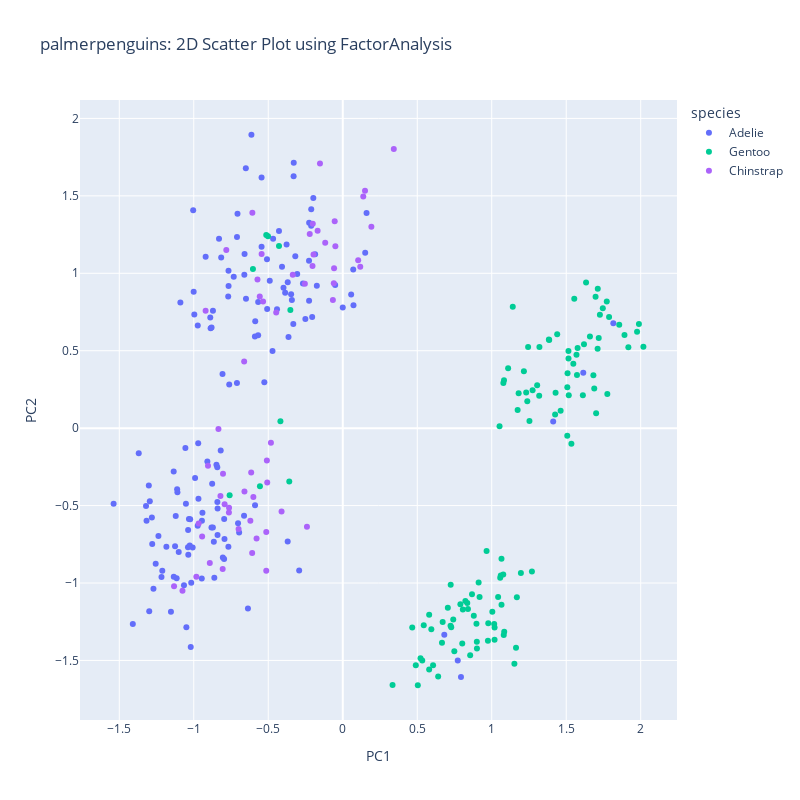
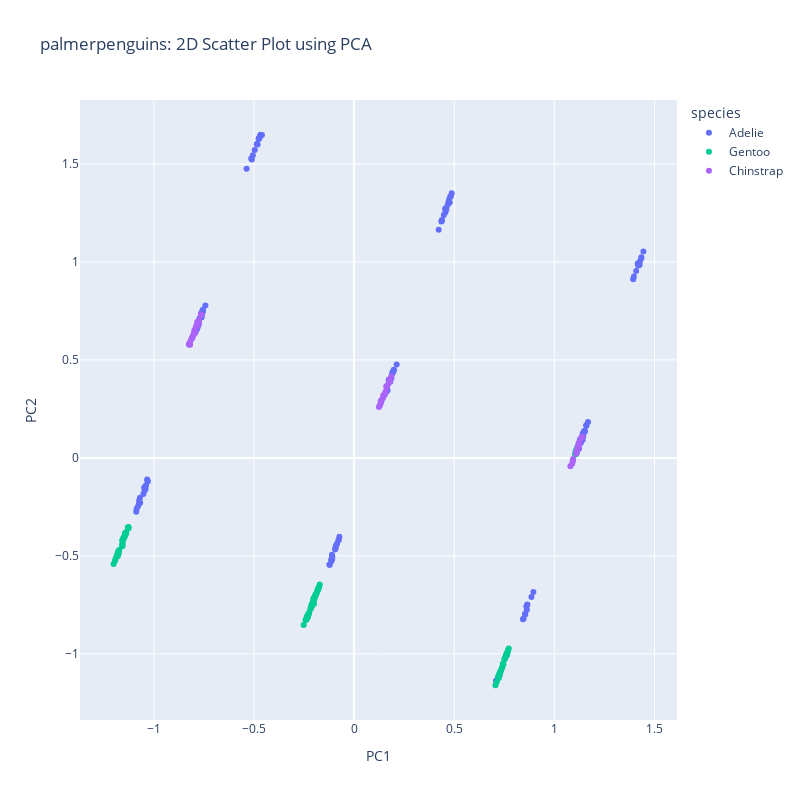
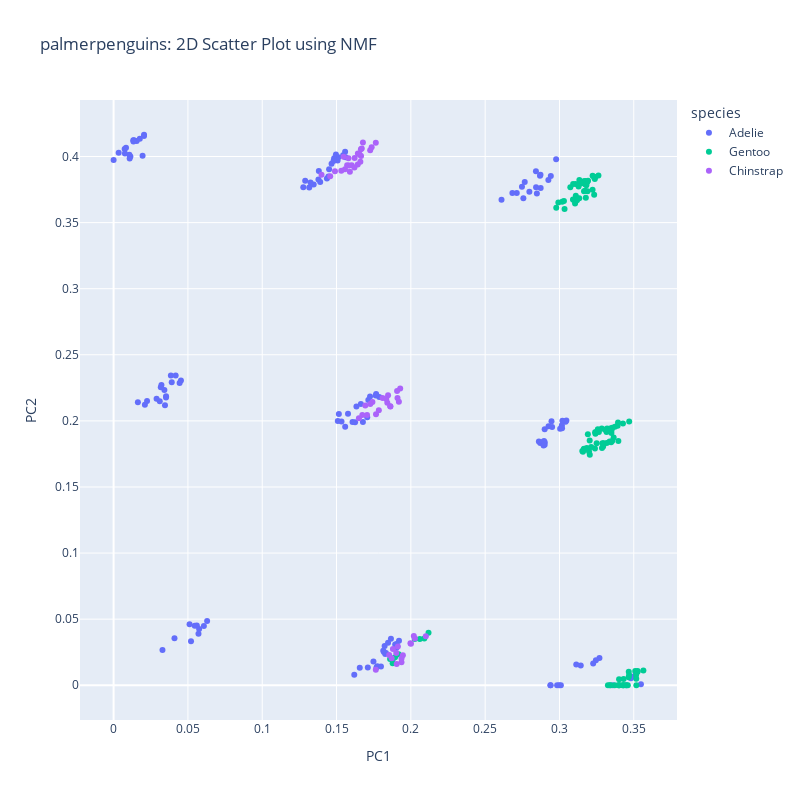
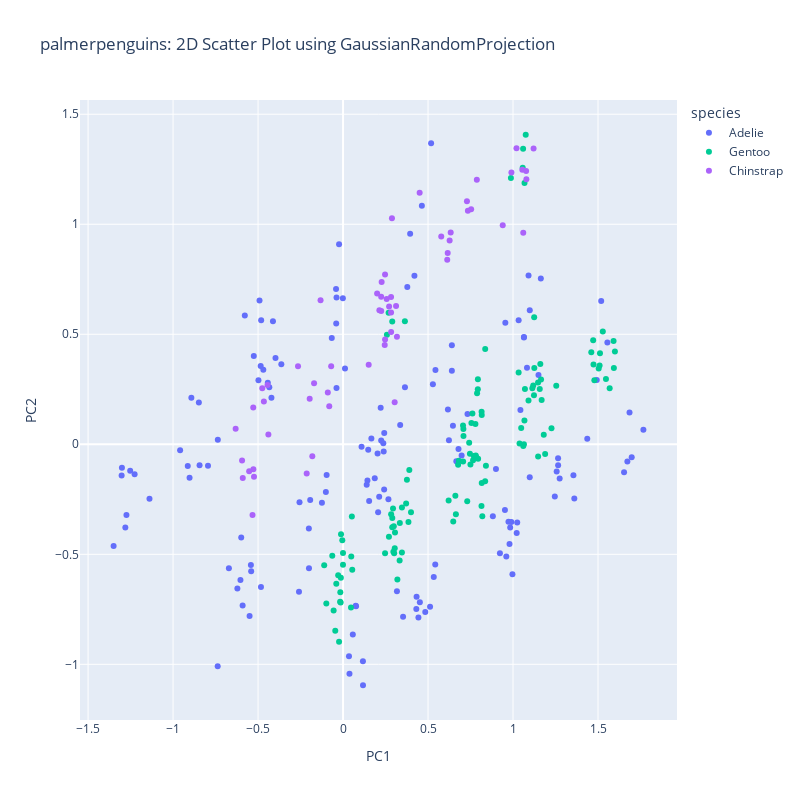

Here is the notebook cell these charts were saved with, in order:
### Markdown cell above
::::{admonition} ipywidgetsを使った場合のコード 
:class: dropdown

```py
from ipywidgets import interact, Select, widgets

def show_plot(decomposion_method):
    df = embeddings_df[embeddings_df.decomposion_method == decomposion_method]
    fig = px.scatter(
        df,
        x="PC1",y="PC2",
        color=df.species,
        title=f"palmerpenguins: 2D Scatter Plot using {decomposion_method}",
        #animation_frame="decomposion_method",
        width=800,
        height=800,
    )
    fig.show()

#def show_plot(decomposion_method):
#    figs[decomposion_method].show()

w1 = Select(description='method:', options=set(embeddings_df.decomposion_method), rows=10)
interact(show_plot, decomposion_method=w1)
```

::::

### Code cell
from IPython.display import display, Markdown
def show_plot(decomposion_method):
    display(Markdown(f"### {decomposion_method}"))
    df = embeddings_df[embeddings_df.decomposion_method == decomposion_method]
    fig = px.scatter(
        df,
        x="PC1",y="PC2",
        color=df.species,
        title=f"palmerpenguins: 2D Scatter Plot using {decomposion_method}",
        #animation_frame="decomposion_method",
        width=800,
        height=800,
    )
    fig.show()

for method in set(embeddings_df.decomposion_method):
    show_plot(method)
